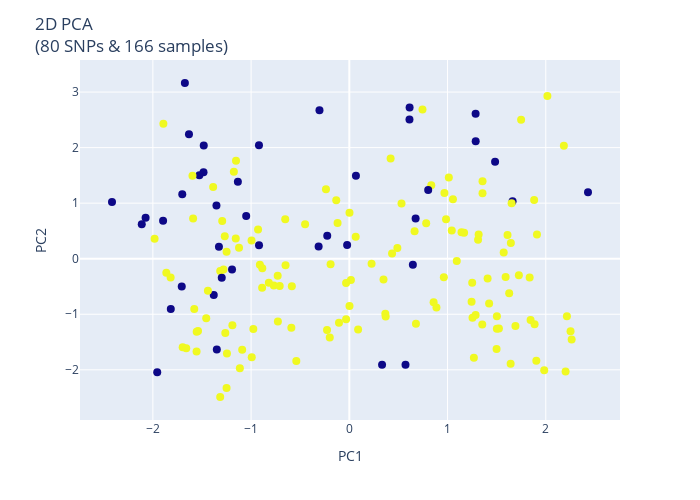

The code cell stored with this chart in its notebook:
### Code cell
n = 80
PCA2d(org_data[p_val.rs[:n]], group, title = f'2D PCA<br>({n} SNPs & {group.shape[0]} samples)')

### Figure 1 — Plotly figure (JSON) as saved in the notebook; plotly's stock layout.template omitted (floating-point values rounded to 4 significant figures; data arrays with more than 128 entries replaced by an {"elided": "..."} marker saying what was removed)
{"data": [{"hovertemplate": "PC1=%{x}<br>PC2=%{y}<br>Groups=%{marker.color}<extra></extra>", "legendgroup": "", "marker": {"color": {"elided": "166 int values"}, "coloraxis": "coloraxis", "opacity": 1, "size": 8, "symbol": "circle"}, "mode": "markers", "name": "", "orientation": "v", "showlegend": false, "type": "scatter", "x": {"elided": "166 float values"}, "xaxis": "x", "y": {"elided": "166 float values"}, "yaxis": "y"}], "layout": {"coloraxis": {"colorbar": {"title": {"text": "Groups"}}, "colorscale": [[0, "#0d0887"], [0.1111, "#46039f"], [0.2222, "#7201a8"], [0.3333, "#9c179e"], [0.4444, "#bd3786"], [0.5556, "#d8576b"], [0.6667, "#ed7953"], [0.7778, "#fb9f3a"], [0.8889, "#fdca26"], [1, "#f0f921"]], "showscale": false}, "height": 500, "legend": {"tracegroupgap": 0}, "margin": {"t": 60}, "title": {"text": "2D PCA<br>(80 SNPs & 166 samples)"}, "width": 700, "xaxis": {"anchor": "y", "domain": [0, 1], "title": {"text": "PC1"}}, "yaxis": {"anchor": "x", "domain": [0, 1], "title": {"text": "PC2"}}}}
